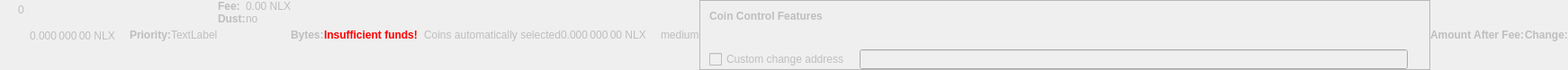
    <widget class="QWidget" name="dummyHideWidget" native="true">
     <property name="enabled">
      <bool>false</bool>
     </property>
     <property name="maximumSize">
      <size>
       <width>100</width>
       <height>22</height>
      </size>
     </property>
     <layout class="QHBoxLayout" name="dummyHideLayout">
      <property name="spacing">
       <number>0</number>
      </property>
      <property name="leftMargin">
       <number>0</number>
      </property>
      <property name="topMargin">
       <number>0</number>
      </property>
      <property name="rightMargin">
       <number>0</number>
      </property>
      <property name="bottomMargin">
       <number>0</number>
      </property>
      <item>
       <layout class="QFormLayout" name="formLayoutCoinControl1">
        <property name="horizontalSpacing">
         <number>10</number>
        </property>
        <property name="verticalSpacing">
         <number>14</number>
        </property>
        <property name="leftMargin">
         <number>10</number>
        </property>
        <property name="topMargin">
         <number>4</number>
        </property>
        <property name="rightMargin">
         <number>6</number>
        </property>
        <item row="0" column="1">
         <widget class="QLabel" name="labelCoinControlBytes">
          <property name="cursor">
           <cursorShape>IBeamCursor</cursorShape>
          </property>
          <property name="contextMenuPolicy">
           <enum>Qt::ActionsContextMenu</enum>
          </property>
          <property name="text">
           <string notr="true">0</string>
          </property>
          <property name="textInteractionFlags">
           <set>Qt::LinksAccessibleByMouse|Qt::TextSelectableByKeyboard|Qt::TextSelectableByMouse</set>
          </property>
         </widget>
        </item>
       </layout>
      </item>
      <item>
       <widget class="QLabel" name="labelCoinControlAfterFee">
        <property name="enabled">
         <bool>false</bool>
        </property>
        <property name="sizePolicy">
         <sizepolicy hsizetype="Fixed" vsizetype="Fixed">
          <horstretch>0</horstretch>
          <verstretch>0</verstretch>
         </sizepolicy>
        </property>
        <property name="minimumSize">
         <size>
          <width>111</width>
          <height>12</height>
         </size>
        </property>
        <property name="maximumSize">
         <size>
          <width>111</width>
          <height>12</height>
         </size>
        </property>
        <property name="cursor">
         <cursorShape>IBeamCursor</cursorShape>
        </property>
        <property name="contextMenuPolicy">
         <enum>Qt::ActionsContextMenu</enum>
        </property>
        <property name="text">
         <string notr="true">0.000 000 00 NLX</string>
        </property>
        <property name="textInteractionFlags">
         <set>Qt::LinksAccessibleByMouse|Qt::TextSelectableByKeyboard|Qt::TextSelectableByMouse</set>
        </property>
       </widget>
      </item>
      <item>
       <widget class="QLabel" name="labelCoinControlPriorityText">
        <property name="enabled">
         <bool>false</bool>
        </property>
        <property name="font">
         <font>
          <weight>75</weight>
          <bold>true</bold>
         </font>
        </property>
        <property name="text">
         <string>Priority:</string>
        </property>
       </widget>
      </item>
      <item>
       <layout class="QHBoxLayout" name="horizontalLayout">
        <item>
         <widget class="QLabel" name="WarningLabel">
          <property name="text">
           <string>TextLabel</string>
          </property>
         </widget>
        </item>
       </layout>
      </item>
      <item>
       <layout class="QFormLayout" name="formLayoutCoinControl3">
        <property name="horizontalSpacing">
         <number>0</number>
        </property>
        <property name="verticalSpacing">
         <number>0</number>
        </property>
        <property name="leftMargin">
         <number>0</number>
        </property>
        <property name="topMargin">
         <number>0</number>
        </property>
        <property name="rightMargin">
         <number>0</number>
        </property>
        <item row="0" column="0">
         <widget class="QLabel" name="labelCoinControlFeeText">
          <property name="enabled">
           <bool>false</bool>
          </property>
          <property name="font">
           <font>
            <weight>75</weight>
            <bold>true</bold>
           </font>
          </property>
          <property name="text">
           <string>Fee:</string>
          </property>
          <property name="margin">
           <number>0</number>
          </property>
         </widget>
        </item>
        <item row="0" column="1">
         <widget class="QLabel" name="labelCoinControlFee">
          <property name="enabled">
           <bool>false</bool>
          </property>
          <property name="cursor">
           <cursorShape>IBeamCursor</cursorShape>
          </property>
          <property name="contextMenuPolicy">
           <enum>Qt::ActionsContextMenu</enum>
          </property>
          <property name="text">
           <string notr="true">0.00 NLX</string>
          </property>
          <property name="textInteractionFlags">
           <set>Qt::LinksAccessibleByMouse|Qt::TextSelectableByKeyboard|Qt::TextSelectableByMouse</set>
          </property>
         </widget>
        </item>
        <item row="1" column="0">
         <widget class="QLabel" name="labelCoinControlLowOutputText">
          <property name="enabled">
           <bool>false</bool>
          </property>
          <property name="font">
           <font>
            <weight>75</weight>
            <bold>true</bold>
           </font>
          </property>
          <property name="text">
           <string>Dust:</string>
          </property>
         </widget>
        </item>
        <item row="1" column="1">
         <widget class="QLabel" name="labelCoinControlLowOutput">
          <property name="enabled">
           <bool>false</bool>
          </property>
          <property name="cursor">
           <cursorShape>IBeamCursor</cursorShape>
          </property>
          <property name="contextMenuPolicy">
           <enum>Qt::ActionsContextMenu</enum>
          </property>
          <property name="text">
           <string>no</string>
          </property>
          <property name="textInteractionFlags">
           <set>Qt::LinksAccessibleByMouse|Qt::TextSelectableByKeyboard|Qt::TextSelectableByMouse</set>
          </property>
         </widget>
        </item>
       </layout>
      </item>
      <item>
       <widget class="QLabel" name="labelCoinControlBytesText">
        <property name="enabled">
         <bool>false</bool>
        </property>
        <property name="font">
         <font>
          <weight>75</weight>
          <bold>true</bold>
         </font>
        </property>
        <property name="text">
         <string>Bytes:</string>
        </property>
       </widget>
      </item>
      <item>
       <layout class="QFormLayout" name="formLayoutCoinControl2">
        <property name="horizontalSpacing">
         <number>0</number>
        </property>
        <property name="verticalSpacing">
         <number>0</number>
        </property>
        <property name="leftMargin">
         <number>0</number>
        </property>
        <property name="topMargin">
         <number>0</number>
        </property>
        <property name="rightMargin">
         <number>0</number>
        </property>
       </layout>
      </item>
      <item>
       <layout class="QHBoxLayout" name="horizontalLayoutCoinControl2">
        <property name="spacing">
         <number>0</number>
        </property>
        <property name="bottomMargin">
         <number>0</number>
        </property>
       </layout>
      </item>
      <item>
       <widget class="QLabel" name="labelCoinControlInsuffFunds">
        <property name="enabled">
         <bool>false</bool>
        </property>
        <property name="minimumSize">
         <size>
          <width>0</width>
          <height>0</height>
         </size>
        </property>
        <property name="font">
         <font>
          <weight>75</weight>
          <bold>true</bold>
         </font>
        </property>
        <property name="styleSheet">
         <string notr="true">color:red;font-weight:bold;</string>
        </property>
        <property name="text">
         <string>Insufficient funds!</string>
        </property>
        <property name="margin">
         <number>5</number>
        </property>
       </widget>
      </item>
      <item>
       <layout class="QFormLayout" name="formLayoutCoinControl4">
        <property name="horizontalSpacing">
         <number>0</number>
        </property>
        <property name="verticalSpacing">
         <number>0</number>
        </property>
        <property name="leftMargin">
         <number>0</number>
        </property>
        <property name="topMargin">
         <number>0</number>
        </property>
        <property name="rightMargin">
         <number>0</number>
        </property>
       </layout>
      </item>
      <item>
       <widget class="QLabel" name="labelCoinControlChangeLabel">
        <property name="enabled">
         <bool>false</bool>
        </property>
        <property name="sizePolicy">
         <sizepolicy hsizetype="Preferred" vsizetype="Expanding">
          <horstretch>0</horstretch>
          <verstretch>0</verstretch>
         </sizepolicy>
        </property>
        <property name="minimumSize">
         <size>
          <width>0</width>
          <height>0</height>
         </size>
        </property>
        <property name="text">
         <string/>
        </property>
        <property name="margin">
         <number>3</number>
        </property>
       </widget>
      </item>
      <item>
       <widget class="QLabel" name="labelCoinControlAutomaticallySelected">
        <property name="enabled">
         <bool>false</bool>
        </property>
        <property name="sizePolicy">
         <sizepolicy hsizetype="Fixed" vsizetype="Fixed">
          <horstretch>0</horstretch>
          <verstretch>0</verstretch>
         </sizepolicy>
        </property>
        <property name="minimumSize">
         <size>
          <width>0</width>
          <height>0</height>
         </size>
        </property>
        <property name="maximumSize">
         <size>
          <width>240</width>
          <height>16777215</height>
         </size>
        </property>
        <property name="text">
         <string>Coins automatically selected</string>
        </property>
        <property name="margin">
         <number>5</number>
        </property>
       </widget>
      </item>
      <item>
       <widget class="QLabel" name="labelCoinControlChange">
        <property name="enabled">
         <bool>false</bool>
        </property>
        <property name="sizePolicy">
         <sizepolicy hsizetype="Fixed" vsizetype="Fixed">
          <horstretch>0</horstretch>
          <verstretch>0</verstretch>
         </sizepolicy>
        </property>
        <property name="minimumSize">
         <size>
          <width>111</width>
          <height>0</height>
         </size>
        </property>
        <property name="maximumSize">
         <size>
          <width>111</width>
          <height>16777215</height>
         </size>
        </property>
        <property name="cursor">
         <cursorShape>IBeamCursor</cursorShape>
        </property>
        <property name="contextMenuPolicy">
         <enum>Qt::ActionsContextMenu</enum>
        </property>
        <property name="text">
         <string notr="true">0.000 000 00 NLX</string>
        </property>
        <property name="textInteractionFlags">
         <set>Qt::LinksAccessibleByMouse|Qt::TextSelectableByKeyboard|Qt::TextSelectableByMouse</set>
        </property>
       </widget>
      </item>
      <item>
       <widget class="QLabel" name="labelCoinControlPriority">
        <property name="enabled">
         <bool>false</bool>
        </property>
        <property name="cursor">
         <cursorShape>IBeamCursor</cursorShape>
        </property>
        <property name="contextMenuPolicy">
         <enum>Qt::ActionsContextMenu</enum>
        </property>
        <property name="text">
         <string>medium</string>
        </property>
        <property name="textInteractionFlags">
         <set>Qt::LinksAccessibleByMouse|Qt::TextSelectableByKeyboard|Qt::TextSelectableByMouse</set>
        </property>
       </widget>
      </item>
      <item>
       <widget class="QFrame" name="frameCoinControl">
        <property name="sizePolicy">
         <sizepolicy hsizetype="Expanding" vsizetype="Expanding">
          <horstretch>0</horstretch>
          <verstretch>0</verstretch>
         </sizepolicy>
        </property>
        <property name="maximumSize">
         <size>
          <width>16777215</width>
          <height>16777215</height>
         </size>
        </property>
        <property name="frameShape">
         <enum>QFrame::StyledPanel</enum>
        </property>
        <property name="frameShadow">
         <enum>QFrame::Sunken</enum>
        </property>
        <layout class="QVBoxLayout" name="verticalLayoutCoinControl2_2">
         <property name="spacing">
          <number>0</number>
         </property>
         <property name="leftMargin">
          <number>0</number>
         </property>
         <property name="topMargin">
          <number>0</number>
         </property>
         <property name="rightMargin">
          <number>0</number>
         </property>
         <property name="bottomMargin">
          <number>0</number>
         </property>
         <item>
          <layout class="QVBoxLayout" name="verticalLayoutCoinControl" stretch="0,0,0,1">
           <property name="spacing">
            <number>0</number>
           </property>
           <property name="leftMargin">
            <number>10</number>
           </property>
           <property name="topMargin">
            <number>10</number>
           </property>
           <item>
            <layout class="QHBoxLayout" name="horizontalLayoutCoinControl1">
             <property name="bottomMargin">
              <number>15</number>
             </property>
             <item>
              <widget class="QLabel" name="labelCoinControlFeatures">
               <property name="enabled">
                <bool>false</bool>
               </property>
               <property name="sizePolicy">
                <sizepolicy hsizetype="Preferred" vsizetype="Maximum">
                 <horstretch>0</horstretch>
                 <verstretch>0</verstretch>
                </sizepolicy>
               </property>
               <property name="font">
                <font>
                 <weight>75</weight>
                 <bold>true</bold>
                </font>
               </property>
               <property name="styleSheet">
                <string notr="true">font-weight:bold;</string>
               </property>
               <property name="text">
                <string>Coin Control Features</string>
               </property>
              </widget>
             </item>
            </layout>
           </item>
           <item>
            <widget class="QWidget" name="widgetCoinControl" native="true">
             <property name="sizePolicy">
              <sizepolicy hsizetype="Preferred" vsizetype="Preferred">
               <horstretch>0</horstretch>
               <verstretch>0</verstretch>
              </sizepolicy>
             </property>
             <property name="minimumSize">
              <size>
               <width>0</width>
               <height>0</height>
              </size>
             </property>
             <property name="styleSheet">
              <string notr="true"/>
             </property>
             <layout class="QHBoxLayout" name="horizontalLayoutCoinControl5_2">
              <property name="leftMargin">
               <number>0</number>
              </property>
              <property name="topMargin">
               <number>0</number>
              </property>
              <property name="rightMargin">
               <number>0</number>
              </property>
              <property name="bottomMargin">
               <number>0</number>
              </property>
              <item>
               <layout class="QHBoxLayout" name="horizontalLayoutCoinControl3">
                <property name="spacing">
                 <number>20</number>
                </property>
                <property name="topMargin">
                 <number>0</number>
                </property>
                <property name="bottomMargin">
                 <number>10</number>
                </property>
               </layout>
              </item>
             </layout>
            </widget>
           </item>
           <item>
            <layout class="QHBoxLayout" name="horizontalLayoutCoinControl4" stretch="0,0,0">
             <property name="spacing">
              <number>12</number>
             </property>
             <property name="sizeConstraint">
              <enum>QLayout::SetDefaultConstraint</enum>
             </property>
             <property name="topMargin">
              <number>5</number>
             </property>
             <property name="rightMargin">
              <number>5</number>
             </property>
             <item>
              <widget class="QCheckBox" name="checkBoxCoinControlChange">
               <property name="enabled">
                <bool>false</bool>
               </property>
               <property name="toolTip">
                <string>If this is activated, but the change address is empty or invalid, change will be sent to a newly generated address.</string>
               </property>
               <property name="text">
                <string>Custom change address</string>
               </property>
              </widget>
             </item>
             <item>
              <widget class="QValidatedLineEdit" name="lineEditCoinControlChange">
               <property name="enabled">
                <bool>false</bool>
               </property>
               <property name="sizePolicy">
                <sizepolicy hsizetype="Expanding" vsizetype="Fixed">
                 <horstretch>0</horstretch>
                 <verstretch>0</verstretch>
                </sizepolicy>
               </property>
              </widget>
             </item>
             <item>
              <widget class="QLabel" name="labelCoinControlChangeLabel_2">
               <property name="sizePolicy">
                <sizepolicy hsizetype="Preferred" vsizetype="Expanding">
                 <horstretch>0</horstretch>
                 <verstretch>0</verstretch>
                </sizepolicy>
               </property>
               <property name="minimumSize">
                <size>
                 <width>0</width>
                 <height>0</height>
                </size>
               </property>
               <property name="text">
                <string/>
               </property>
               <property name="margin">
                <number>3</number>
               </property>
              </widget>
             </item>
            </layout>
           </item>
           <item>
            <spacer name="verticalSpacerCoinControl">
             <property name="orientation">
              <enum>Qt::Vertical</enum>
             </property>
             <property name="sizeHint" stdset="0">
              <size>
               <width>800</width>
               <height>1</height>
              </size>
             </property>
            </spacer>
           </item>
          </layout>
         </item>
        </layout>
       </widget>
      </item>
      <item>
       <widget class="QLabel" name="labelCoinControlAfterFeeText">
        <property name="enabled">
         <bool>false</bool>
        </property>
        <property name="minimumSize">
         <size>
          <width>0</width>
          <height>0</height>
         </size>
        </property>
        <property name="maximumSize">
         <size>
          <width>16777215</width>
          <height>16777215</height>
         </size>
        </property>
        <property name="font">
         <font>
          <weight>75</weight>
          <bold>true</bold>
         </font>
        </property>
        <property name="text">
         <string>Amount After Fee:</string>
        </property>
        <property name="alignment">
         <set>Qt::AlignLeading|Qt::AlignLeft|Qt::AlignVCenter</set>
        </property>
        <property name="margin">
         <number>0</number>
        </property>
       </widget>
      </item>
      <item>
       <widget class="QLabel" name="labelCoinControlChangeText">
        <property name="enabled">
         <bool>false</bool>
        </property>
        <property name="sizePolicy">
         <sizepolicy hsizetype="Preferred" vsizetype="Preferred">
          <horstretch>0</horstretch>
          <verstretch>0</verstretch>
         </sizepolicy>
        </property>
        <property name="minimumSize">
         <size>
          <width>0</width>
          <height>0</height>
         </size>
        </property>
        <property name="maximumSize">
         <size>
          <width>16777215</width>
          <height>16777215</height>
         </size>
        </property>
        <property name="font">
         <font>
          <weight>75</weight>
          <bold>true</bold>
         </font>
        </property>
        <property name="text">
         <string>Change:</string>
        </property>
        <property name="alignment">
         <set>Qt::AlignLeading|Qt::AlignLeft|Qt::AlignVCenter</set>
        </property>
       </widget>
      </item>
     </layout>
    </widget>
